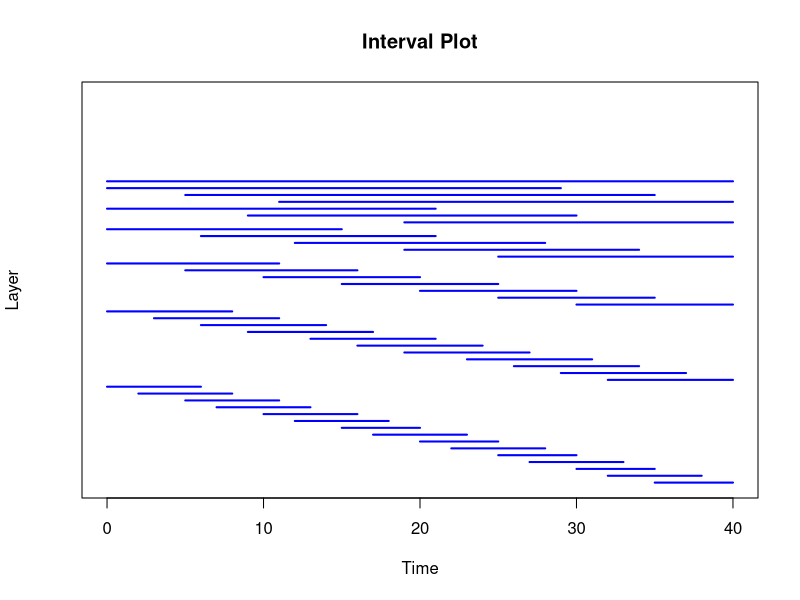

The R script that drew this image:

construct_intervals <- function(T, alpha = sqrt(1/2), m = 2) {
  layers <- ceiling(log(T, 1/alpha))
  
  # Since we flatten at the end anyway, no need to store as a list
  intervals <- matrix(NA, nrow = 0, ncol = 2) 
  
  for (k in 1:layers) {
    # Slight variation in these calculations
    # Since I_1 is (1, T] not (0, T] (1 indexing in R)
    nk <- 2 * ceiling((1/alpha)^(k-1)) - 1
    lk <- (T) * alpha^(k - 1)
    sk <- ifelse(nk == 1, 0, ((T) - lk) / (nk - 1))
    
    # We can always end in this case
    if(ceiling(lk) < m) {break}
    
    for (i in 1:nk) {
      start <- floor((i - 1) * sk)
      end <- ceiling((i - 1) * sk + lk)
      
      # In case of lk < m, but ceiling(lk) = m
      # some intervals may still have length = m 
      if ((end - start) >= m) {
        intervals <- rbind(intervals, c(start, end))
      }
    }
    
  }

  # Eliminate any overlapping or duplicate intervals
  return(unique(intervals))
}

plot_intervals <- function(intervals) {
  # Prepare the plot area
  plot(1, type = "n", xlab = "Time", ylab = "Layer", 
       xlim = c(0, max(intervals[, 2])), 
       ylim = c(0, nrow(intervals)), yaxt = 'n', 
       main = "Interval Plot")
  
  # Set the initial y position
  y_pos <- 0
  height_increment <- 0.8  # Controls how much the y position increases for each interval
  
  # Iterate over each row of the intervals matrix (reversed order)
  for (i in nrow(intervals):1) {
    start <- intervals[i, 1]
    end <- intervals[i, 2]
    # Plot each interval as a horizontal line
    segments(x0 = start, x1 = end, y0 = y_pos, y1 = y_pos, col = "blue", lwd = 2)
    # Increase the y position for the next interval
    y_pos <- y_pos + height_increment
  }
}

cusum_on_intervals <- function(CUSUM, obj, intervals, ...) {
  # Fit CUSUM statistic on intervals
  # Intervals should be a list, or a single vector (which is converted)
  
  # ... caries arguments for CUSUM(obj, s, e, t, ...) 
  # pass by name when calling
  # e.g. seeded_binary_segmentation(my_CUSUM, my_obj, 40, rank = hat.rank)
  
  if (is.vector(intervals)) {
    intervals <- matrix(intervals, nrow = 1)
  }
  
  results <- matrix(nrow = nrow(intervals), ncol = 4)
  colnames(results) = c("Candidates", "Gain", "Start", "End")
  
  for (i in 1:nrow(intervals)) {
    # Calculate candidate and maximal gain, keep s and e
    max_gain = 0
    candidate = NULL
    
    s = intervals[i, 1]
    e = intervals[i, 2]
    for (t in (s+1):(e-1)) {
      # Calculate candidate and maximal gain, keep s and e
      gain <- CUSUM(obj, s, e, t, ...)  # Pass additional arguments to CUSUM 
      if (gain > max_gain) {
        max_gain <- gain
        candidate <- t
      }
    }
    
    results[i, ] <- c(candidate, max_gain, s, e)
  }
  
  return(results)
  
}

seeded_binary_seg <- function(CUSUM, obj, T, threshold = NULL, alpha = sqrt(1/2), m = 2, method = "Greedy", CUSUM_res = NULL, ...) {
  # Method can be "Greedy" or "Narrowest"
    # Greedy selects the highest Gain over the threshold first
    # Narrowest selects shorted interval with Gain over threshold first
  # Thresholds should be numeric vector, or left unspecified
    # If unspecified, no selection is done
    # Otherwise, solution path computed for each threshold. 
  # if CUSUM results on intervals already exist, they can be passed in to skip computation
  # ... caries arguments for CUSUM(obj, s, e, t, ...) 
    # pass by name when calling
    # e.g. seeded_binary_segmentation(my_CUSUM, my_obj, 40, rank = hat.rank)
  
  
  if (is.null(CUSUM_res)) {
    print("Went in here!")
    intervals <- construct_intervals(T, alpha, m)
    results <- cusum_on_intervals(CUSUM, obj, intervals, ...)
  } else {
    results <- CUSUM_res
  }
  
  # Implement selection
  solution_path = list(list(threshold = -1, results = results))
  if (is.null(threshold)) {return(solution_path)}
  
  threshold <- sort(threshold, decreasing = TRUE)
  if (method == "Greedy") {
    results <- results[order(results[, 2], decreasing = TRUE), ]
    
    # For greedy, index list is outside band loop
    # Since decreasing threshold will not eliminate past candidates
    index_list <- numeric()
    i = 1
    cur_thres_idx = 1
    cat("Number of rows ", nrow(results), "\n")
    cat("Number of thresholds ", length(threshold), "\n")
    
    while(i <= nrow(results) && cur_thres_idx <= length(threshold)){
      cat("row ", i, " with threshold index", cur_thres_idx, "\n")
      # Go to next threshold (if threshold too large)
      # Select candidate (if above threshod and not covered yet)
      # Next row (if above threshold but covered)
      
      if (results[i, 2] < threshold[cur_thres_idx]) {
        subset = results[index_list, ]
        solution_path <- c(solution_path, 
                           list(list(threshold = threshold[cur_thres_idx], results = subset)))
        cur_thres_idx <- cur_thres_idx + 1
      } 
      else if (all(results[index_list, 1] < results[i, 3] | results[index_list, 1] > results[i, 4])) {
        index_list <- c(index_list, i)
        i <- i+1
      } 
      else {
        i <- i+1
      }
    }
    
    if (cur_thres_idx <= length(threshold)) {
      # This means all rows were above the current threshold
      subset = results[index_list, ]
      solution_path <- c(solution_path, 
                         list(list(threshold = threshold[cur_thres_idx], results = subset)))
    }
    return(solution_path)
  }
  else if (method == "Narrowest") {
    results <- results[order(results[, 4] - results[, 3], -results[, 2]), ]
    for (band in threshold) {
      index_list <- numeric()
      i = 1
      while(i <= nrow(results)){
        print(i)
        if (results[i, 2] > band && all(results[index_list, 1] < results[i, 3] | 
                                        results[index_list, 1] > results[i, 4])) {
          index_list <- c(index_list, i)
        }
        i <- i+1
      }
      subset = results[index_list, ]
      solution_path <- c(solution_path, list(list(threshold = band, results = subset)))
    }
    return(solution_path)
  }
  else {
    stop("Method must be \"Greedy\" or \"Narrowest\"")
  }
  
}


# Example usage
T <- 40
alpha <- sqrt(1/2)
intervals <- construct_intervals(T, alpha, m = 5)
print(intervals)
plot_intervals(intervals)


# for (band in threshold) {
# while(i <= nrow(results) && results[i, 2] > band){
#   print(i)
#   if (all(index_list < results[i, 3] | index_list > results[i, 4])) {
#     index_list <- c(index_list, i)
#   }
#   i <- i+1
# }
# subset = results[index_list, ]
# solution_path <- c(solution_path, list(list(threshold = band, results = subset)))
# }

